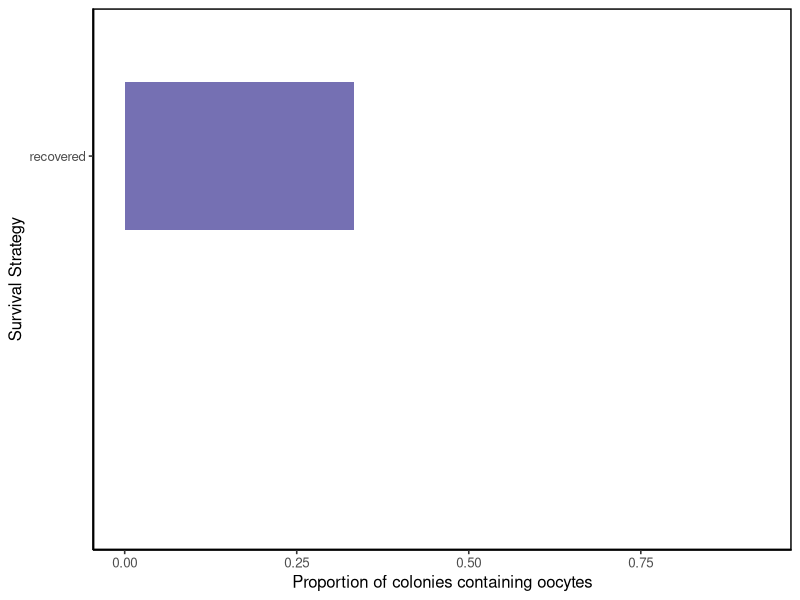
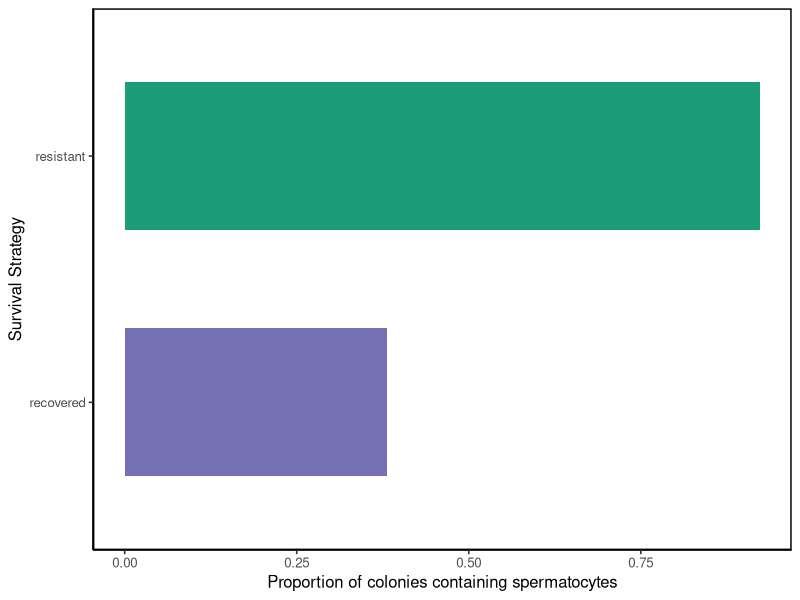
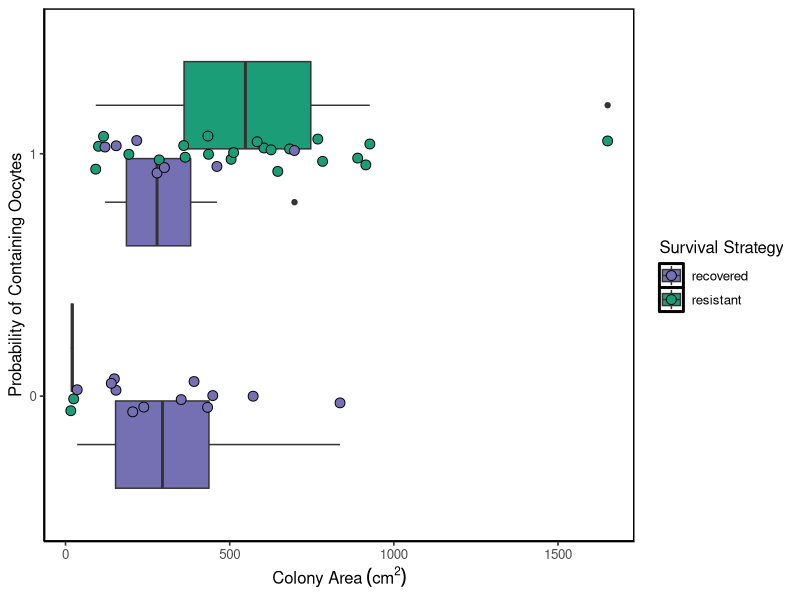

Write the R code that produced these figures, in order.
# CODE FROM LEINBACH ET AL. 2021 - Coral recovery, but at a cost: energetic and reproductive consequences of divergent bleaching responses   
# large sections of commented out code are analyses/graphs not included in the paper OR model outputs - model outputs are indented
# only model outputs from results in the paper are included in the script

library(tidyverse)
setwd("/Users/lumosmaximma/Desktop/coral/histology")
datum=read.csv("GametePresence.csv")

# #presence/absence of eggs in resistant vs resilient corals: glm binomial distribution, WITHOUT depth in model
# datum$BleachingStatus=as.factor(datum$BleachingStatus)
# results=glm(Eggs~BleachingStatus,data=datum,family=binomial)
# summary(results)
# exp(confint(results))

#presence/absence of eggs in resistant vs resilient corals: glm binomial distribution, WITH depth in model
datum$BleachingStatus=as.factor(datum$BleachingStatus)
resultsdep=glm(Eggs~BleachingStatus+depth_m,data=datum,family=binomial)
summary(resultsdep)
      # MODEL RESULTS
          # Deviance Residuals: 
          #   Min       1Q   Median       3Q      Max  
          # -2.2649  -0.9331   0.4001   0.4001   1.6651  
          # 
          # Coefficients:
          #                           Estimate Std. Error z value Pr(>|z|)   
          # (Intercept)              -1.37221    1.81820  -0.755  0.45042   
          # BleachingStatusresistant  3.58352    1.36931   2.617  0.00887 **
          # depth_m                   0.05472    0.14015   0.390  0.69621   
          # ---
          #   Signif. codes:  0 ‘***’ 0.001 ‘**’ 0.01 ‘*’ 0.05 ‘.’ 0.1 ‘ ’ 1
          # 
          # (Dispersion parameter for binomial family taken to be 1)
          # 
          # Null deviance: 60.284  on 46  degrees of freedom
          # Residual deviance: 40.675  on 44  degrees of freedom
          # AIC: 46.675
          # 
          # Number of Fisher Scoring iterations: 5
exp(confint(resultsdep))
      # MODEL RESULTS
          #                              2.5 %     97.5 %
          # (Intercept)              0.002305889   6.514381
          # BleachingStatusresistant 3.131661764 978.891024
          # depth_m                  0.818142721   1.494605

# #presence/absence of sperm in resistant vs resilient corals: glm binomial distribution, WITHOUT depth in model
# datum$BleachingStatus=as.factor(datum$BleachingStatus)
# results2=glm(Sperm~BleachingStatus,data=datum,family=binomial)
# summary(results2)
# exp(confint(results2))

#presence/absence of sperm in resistant vs resilient corals: glm binomial distribution, WITH depth in model
datum$BleachingStatus=as.factor(datum$BleachingStatus)
results2dep=glm(Sperm~BleachingStatus+depth_m,data=datum,family=binomial)
summary(results2dep)
      # MODEL RESULTS
          # Deviance Residuals: 
          #   Min       1Q   Median       3Q      Max  
          # -2.2649  -0.8943   0.4001   0.4001   1.6651  
          # 
          # Coefficients:
          #                           Estimate Std. Error z value Pr(>|z|)   
          # (Intercept)              -1.51080    1.81695  -0.832  0.40569   
          # BleachingStatusresistant  3.58352    1.36931   2.617  0.00887 **
          # depth_m                   0.08244    0.13950   0.591  0.55454   
          # ---
          #   Signif. codes:  0 ‘***’ 0.001 ‘**’ 0.01 ‘*’ 0.05 ‘.’ 0.1 ‘ ’ 1
          # 
          # (Dispersion parameter for binomial family taken to be 1)
          # 
          # Null deviance: 58.865  on 46  degrees of freedom
          # Residual deviance: 41.635  on 44  degrees of freedom
          # AIC: 47.635
          # 
          # Number of Fisher Scoring iterations: 5
exp(confint(results2dep))
      # MODEL RESULTS
          #                               2.5 %     97.5 %
          # (Intercept)              0.002009979   5.653679
          # BleachingStatusresistant 3.131661764 978.891024
          # depth_m                  0.842796025   1.535652

# #presence/absence of gametes in resistant vs resilient corals: glm binomial distribution
# datum$BleachingStatus=as.factor(datum$BleachingStatus)
# results3=glm(Gametes~BleachingStatus,data=datum,family=binomial)
# summary(results3)
# exp(confint(results3))

#proportion of resistant vs resilient with eggs present
dfegg <- data.frame(Strategy=c("recovered", "resistant"),Proportion=c(0.3333,0.9231))
eggspresent <- ggplot(data=dfegg,aes(x=Strategy,y=Proportion,fill=Strategy))+
  geom_bar(stat="identity",width=0.6)+
  theme_classic(base_size=12)+
  theme(panel.grid.major = element_blank(), 
        panel.grid.minor = element_blank(),
        panel.background = element_rect(colour = "black", size=1))+
  scale_fill_manual(values=c("#7570B3","#1B9E77"))+
  theme(legend.position="none")+
  coord_cartesian(ylim = c(0.00,1.00))+
  labs(x="Survival Strategy",y="Proportion of colonies containing oocytes")+
  coord_flip(xlim=c(0.00,1.00))
eggspresent

#proportion of resistant vs resilient with sperm present
dfsperm <- data.frame(Strategy=c("recovered", "resistant"),Proportion=c(0.3810,0.9231))
spermpresent <- ggplot(data=dfsperm,aes(x=Strategy,y=Proportion,fill=Strategy))+
  geom_bar(stat="identity",width=0.6)+
  theme_classic(base_size=12)+
  theme(panel.grid.major = element_blank(), 
        panel.grid.minor = element_blank(),
        panel.background = element_rect(colour = "black", size=1))+
  scale_fill_manual(values=c("#7570B3","#1B9E77"))+
  theme(legend.position="none")+
  coord_cartesian(ylim = c(0.00,1.00))+
  labs(x="Survival Strategy",y="Proportion of colonies containing spermatocytes")+
  coord_flip()
spermpresent

# #proportion of resistant vs resilient with gametes present
# datum$Gametes=as.factor(datum$Gametes)
# gametespresent <- ggplot(data=datum)+
#   geom_bar(mapping=aes(x=BleachingStatus,fill=Gametes),position="fill")+
#   theme_classic(base_size=15)+
#   scale_fill_brewer(name="Gametes",labels=c("Absent","Present"),palette="Dark2")+
#   labs(x="Survival Strategy",y="Proportion")
# gametespresent

# #scatterplot of egg presence vs colony size in resistant vs resilient
# probeggs <- ggplot(datum,aes(x=Size,y=Eggs2,color=BleachingStatus))+
#   geom_point()+
#   theme_classic(base_size=12)+
#   scale_color_brewer(name="Survival Strategy",palette="Dark2")+
#   #geom_smooth(method="glm",method.args=list(family="binomial"),se=FALSE)+
#   labs(x=bquote('Colony Area'~(cm^2)),y="Probability of Containing Oocytes")
# probeggs

# #glm with binomial distribution for differences in prob of containing eggs over size in resis vs resil
# datum$BleachingStatus=as.factor(datum$BleachingStatus)
# results4=glm(Eggs~BleachingStatus+Size,data=datum,family=binomial)
# summary(results4)
# exp(confint(results4))
# resistant more likely to contain eggs over size (p = 0.0023)

# #scatterplot of sperm presence vs colony size in resistant vs resilient
# probsperm <- ggplot(datum,aes(x=Size,y=Sperm,color=BleachingStatus))+
#   geom_point()+
#   theme_classic(base_size=15)+
#   scale_color_brewer(name="Survival Strategy",palette="Dark2")+
#   labs(x=bquote('Colony Area'~(cm^2)),y="Probability of Containing Spermatocytes")+
#   scale_x_discrete(labels=c("resilient"="recovered","resistant"="resistant"))
# probsperm

#boxplot with containing gametes as x and size as y
datum$Eggs=as.factor(datum$Eggs)
probeggsboxplot <- ggplot(data=datum)+
  geom_boxplot(mapping=aes(x=Eggs,y=Size,fill=BleachingStatus),width=0.8)+
  geom_jitter(mapping=aes(x=Eggs,y=Size,color=BleachingStatus,fill=BleachingStatus),shape=21,color="black",size=3.0,width=0.08)+
  theme_classic(base_size=12)+
  scale_fill_manual(values=c("#7570B3","#1B9E77"),name="Survival Strategy",labels=c("recovered","resistant"))+
  labs(y=bquote('Colony Area'~(cm^2)),x="Probability of Containing Oocytes")+
  theme(panel.grid.major = element_blank(), 
        panel.grid.minor = element_blank(),
        panel.background = element_rect(colour = "black", size=1))+
  coord_flip()
probeggsboxplot